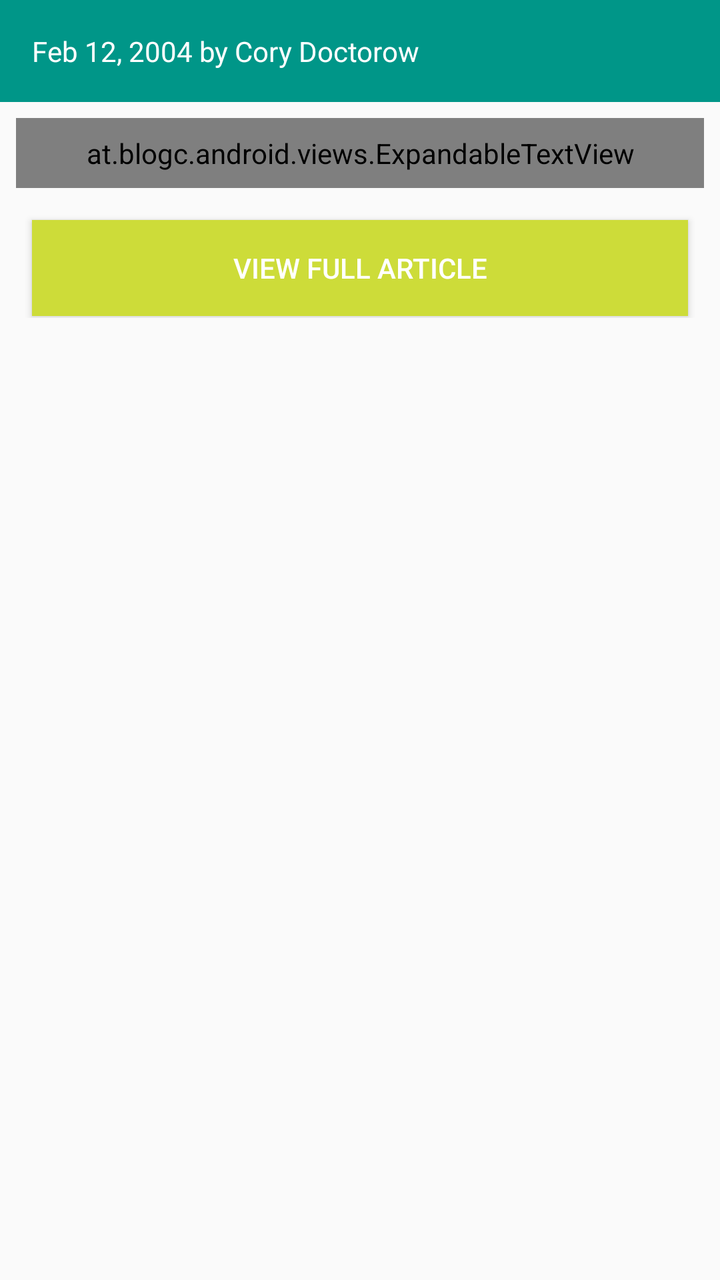
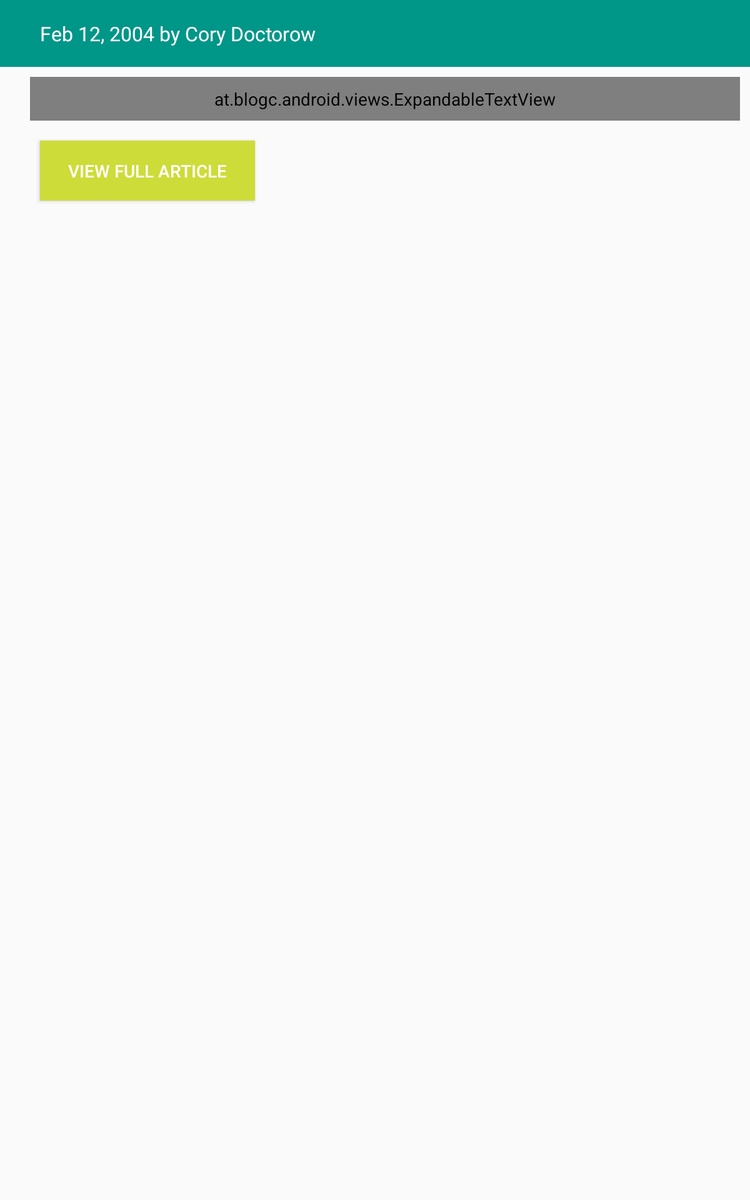

The same Android screen from two of the app's own layout files: first res/layout/ as a phone draws it, then the repository's variant for another configuration, drawn on a device whose configuration selects that folder. Both files follow.
<!-- AndroidManifest.xml: application theme AppTheme -->
<!-- res/layout/fragment_article_detail_content.xml -->
<?xml version="1.0" encoding="utf-8"?>
<android.support.v4.widget.NestedScrollView xmlns:tools="http://schemas.android.com/tools"
    android:layout_height="match_parent"
    android:layout_width="match_parent"
    android:id="@+id/nested_scroller"
    xmlns:app="http://schemas.android.com/apk/res-auto"
    app:layout_behavior="@string/appbar_scrolling_view_behavior"
    xmlns:android="http://schemas.android.com/apk/res/android">


    <android.support.constraint.ConstraintLayout
        android:id="@+id/constraint_layout"
        xmlns:android="http://schemas.android.com/apk/res/android"
        xmlns:app="http://schemas.android.com/apk/res-auto"
        xmlns:tools="http://schemas.android.com/tools"
        android:layout_width="match_parent"
        android:layout_height="wrap_content"
        android:paddingBottom="@dimen/detail_content_constraint_layout_padding_bottom">

        <LinearLayout
            android:id="@+id/article_details"
            android:layout_width="match_parent"
            android:layout_height="wrap_content"
            android:background="@color/colorPrimary"
            app:layout_constraintEnd_toEndOf="parent"
            app:layout_constraintStart_toStartOf="parent"
            app:layout_constraintTop_toTopOf="parent"
            android:orientation="vertical"
            android:padding="@dimen/detail_content_article_details_padding">

            <TextView
                android:id="@+id/article_byLine"
                android:layout_width="match_parent"
                android:layout_height="wrap_content"
                android:textSize="@dimen/detail_content_article_byLine_textSize"
                tools:text="Feb 12, 2004 by Cory Doctorow"
                android:textColor="@color/textColor"
                />


        </LinearLayout>

        <at.blogc.android.views.ExpandableTextView
            android:id="@+id/article_body"
            android:layout_width="0dp"
            android:layout_height="wrap_content"
            android:layout_marginEnd="@dimen/detail_content_article_body_margin_end"
            android:layout_marginStart="@dimen/detail_content_article_body_marginStart"
            android:layout_marginTop="@dimen/detail_content_article_body_marginTop"
            android:ellipsize="end"
            android:padding="@dimen/detail_content_article_body_padding"
            android:textSize="@dimen/detail_content_article_body_textSize"
            android:textColor="@color/textColorDark"
            app:layout_constraintEnd_toEndOf="parent"
            app:layout_constraintStart_toStartOf="parent"
            app:layout_constraintTop_toBottomOf="@+id/article_details"
            tools:text="Hello there this is an awesome article!"
            app:animation_duration="750"/>


        <Button
            android:id="@+id/expand_text"
            android:layout_width="match_parent"
            android:layout_height="wrap_content"
            android:layout_margin="16dp"
            android:background="@color/colorAccent"
            android:text="@string/view_full_article_btn_text"
            android:textColor="@color/textColor"
            app:layout_constraintStart_toStartOf="@+id/article_body"
            app:layout_constraintTop_toBottomOf="@+id/article_body" />

        <ProgressBar
            android:id="@+id/progress_bar"
            android:layout_width="42dp"
            android:layout_height="42dp"
            android:layout_marginEnd="8dp"
            android:layout_marginStart="8dp"
            android:layout_marginTop="8dp"
            android:visibility="invisible"
            app:layout_constraintBottom_toBottomOf="@+id/expand_text"
            app:layout_constraintEnd_toEndOf="@+id/expand_text"
            app:layout_constraintStart_toStartOf="@+id/expand_text"
            app:layout_constraintTop_toTopOf="@+id/expand_text" />

    </android.support.constraint.ConstraintLayout>



</android.support.v4.widget.NestedScrollView>
<!-- resources referenced by this layout -->
<resources>
  <color name="colorAccent">#CDDC39</color>
  <color name="colorPrimary">#009688</color>
  <color name="textColor">@android:color/white</color>
  <color name="textColorDark">#616161</color>
  <dimen name="detail_content_article_body_marginStart">8dp</dimen>
  <dimen name="detail_content_article_body_marginTop">8dp</dimen>
  <dimen name="detail_content_article_body_margin_end">8dp</dimen>
  <dimen name="detail_content_article_body_padding">8dp</dimen>
  <dimen name="detail_content_article_body_textSize">16sp</dimen>
  <dimen name="detail_content_article_byLine_textSize">14sp</dimen>
  <dimen name="detail_content_article_details_padding">16dp</dimen>
  <dimen name="detail_content_constraint_layout_padding_bottom">64dp</dimen>
  <string name="view_full_article_btn_text">View Full Article</string>
  <style name="AppTheme" parent="Theme.AppCompat.Light">
          
          <item name="colorPrimary">@color/colorPrimary</item>
          <item name="colorPrimaryDark">@color/colorPrimaryDark</item>
          <item name="colorAccent">@color/colorAccent</item>
      </style>
  <color name="colorPrimaryDark">#00796B</color>
</resources>
<!-- res/layout-sw600dp/fragment_article_detail_content.xml (the repository's variant of the layout above) -->
<!-- drawn on a 7-inch tablet held upright -->
<?xml version="1.0" encoding="utf-8"?>
    <android.support.constraint.ConstraintLayout
        android:id="@+id/constraint_layout"
        xmlns:android="http://schemas.android.com/apk/res/android"
        xmlns:app="http://schemas.android.com/apk/res-auto"
        xmlns:tools="http://schemas.android.com/tools"
        android:layout_width="match_parent"
        android:layout_height="match_parent"
        android:paddingBottom="@dimen/detail_content_constraint_layout_padding_bottom">

        <LinearLayout
            android:id="@+id/article_details"
            android:layout_width="match_parent"
            android:layout_height="wrap_content"
            android:background="@color/colorPrimary"
            app:layout_constraintEnd_toEndOf="parent"
            app:layout_constraintStart_toStartOf="parent"
            app:layout_constraintTop_toTopOf="parent"
            android:orientation="vertical"
            android:padding="@dimen/detail_content_article_details_padding"

            >

            <TextView
                android:id="@+id/article_byLine"
                android:layout_width="match_parent"
                android:layout_height="wrap_content"
                android:textSize="@dimen/detail_content_article_byLine_textSize"
                tools:text="Feb 12, 2004 by Cory Doctorow"
                android:textColor="@color/textColor"
                android:layout_marginStart="16dp"
                />


        </LinearLayout>

    <at.blogc.android.views.ExpandableTextView
        android:id="@+id/article_body"
        android:layout_width="0dp"
        android:layout_height="wrap_content"
        android:layout_marginEnd="@dimen/detail_content_article_body_margin_end"
        android:layout_marginStart="@dimen/detail_content_article_body_marginStart"
        android:layout_marginTop="@dimen/detail_content_article_body_marginTop"
        android:ellipsize="end"
        android:padding="8dp"
        android:textColor="@color/textColorDark"
        android:textSize="16sp"
        app:animation_duration="750"
        app:layout_constraintEnd_toEndOf="parent"
        app:layout_constraintStart_toStartOf="parent"
        app:layout_constraintTop_toBottomOf="@+id/article_details"
        tools:text="Hello there this is an awesome article!" />


    <Button
        android:id="@+id/expand_text"
        android:layout_width="172dp"
        android:layout_height="wrap_content"
        android:layout_marginStart="8dp"
        android:layout_marginTop="16dp"
        android:background="@color/colorAccent"
        android:text="@string/view_full_article_btn_text"
        android:textColor="@color/textColor"
        app:layout_constraintStart_toStartOf="@+id/article_body"
        app:layout_constraintTop_toBottomOf="@+id/article_body" />

    <ProgressBar
        android:id="@+id/progress_bar"
        android:layout_width="wrap_content"
        android:layout_height="48dp"
        android:layout_marginBottom="8dp"
        android:layout_marginEnd="8dp"
        android:layout_marginStart="8dp"
        android:visibility="invisible"
        app:layout_constraintBottom_toBottomOf="@+id/expand_text"
        app:layout_constraintEnd_toEndOf="@+id/expand_text"
        app:layout_constraintStart_toStartOf="@+id/expand_text"
        app:layout_constraintTop_toTopOf="@+id/expand_text" />

    </android.support.constraint.ConstraintLayout>
<!-- resources referenced by the variant -->
<!-- as a 7-inch tablet held upright resolves them -->
<resources>
  <color name="colorAccent">#CDDC39</color>
  <color name="colorPrimary">#009688</color>
  <color name="textColor">@android:color/white</color>
  <color name="textColorDark">#616161</color>
  <!-- from res/values-sw600dp/ -->
  <dimen name="detail_content_article_body_marginStart">24dp</dimen>
  <!-- from res/values-sw600dp/ -->
  <dimen name="detail_content_article_body_marginTop">8dp</dimen>
  <!-- from res/values-sw600dp/ -->
  <dimen name="detail_content_article_body_margin_end">8dp</dimen>
  <!-- from res/values-sw600dp/ -->
  <dimen name="detail_content_article_byLine_textSize">16sp</dimen>
  <!-- from res/values-sw600dp/ -->
  <dimen name="detail_content_article_details_padding">16dp</dimen>
  <!-- from res/values-sw600dp/ -->
  <dimen name="detail_content_constraint_layout_padding_bottom">24dp</dimen>
  <string name="view_full_article_btn_text">View Full Article</string>
  <style name="AppTheme" parent="Theme.AppCompat.Light">
          
          <item name="colorPrimary">@color/colorPrimary</item>
          <item name="colorPrimaryDark">@color/colorPrimaryDark</item>
          <item name="colorAccent">@color/colorAccent</item>
      </style>
  <color name="colorPrimaryDark">#00796B</color>
</resources>
